Frame 1 (no input): blank canvas, image omitted
Frame 60 (the mouse pressed at the canvas centre just before this capture): blank canvas, image omitted
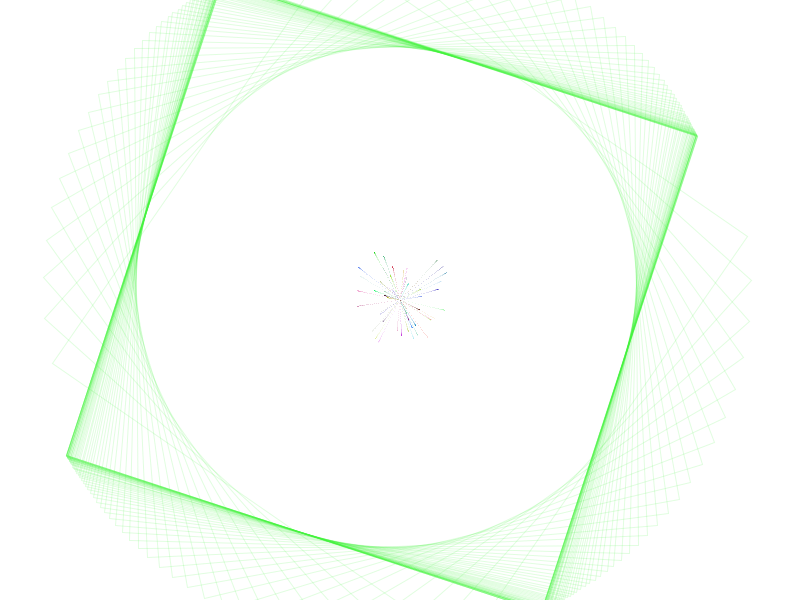
Frame 120 (the mouse held since frame 60 and released just before this capture)

The Processing sketch whose frames 1 and 60 were blank and that drew this single picture after the mouse press (run headless with seeded random() and noise(); from frame 60 on, the mouse is pressed at the canvas centre):

// Processing sketch: processing_78360
// ── processing_78360.pde

Retangulo retangulos[];
int quantosRetangulos = 0;

void setup() {
  
  size(800, 600);
  background(255);
  
  retangulos = new Retangulo[100000];
  
}

void draw() {
  //background(0);
  //ellipse(mouseX,mouseY,800*sin (millis()/1000.0 ), 800*sin( millis()/1000.0) );
  
  for (int i = 0; i < quantosRetangulos; i++) {
    retangulos[i].desenha();
  } 
  
  if (mousePressed) {
    float velocidade = dist(mouseX, mouseY, pmouseX, pmouseY);
   
    Retangulo meuRetangulo = new Retangulo(velocidade);
   retangulos[quantosRetangulos] = meuRetangulo;
   quantosRetangulos = quantosRetangulos + 1;
    /*
    

    translate(mouseX, mouseY);
    rotate( random(PI) );

    stroke(random(255), random(234), random(234, 255), 100);
    strokeWeight(3);
    noFill();
    //fill(random(255),random(234),random(234,255), 100);
    rect(0-velocidade/2, 0 - velocidade/2, velocidade, velocidade );
    */
  }
}

class Retangulo {
  
  float x, y;
  float vx, vy;
  
  float tamanho;
  float ang, vang;
  
  color cor;
  
  Retangulo( float tam) {
    x = mouseX;
    y = mouseY;
    ang = random(0,PI);
    cor = color( random(255), random(255), random(255), 40 );
    tamanho = tam; 
    vang = random(-0.2,0.2);
    vx = random(-5,5);
    vy = random(-5,5);
    
  }
  
  void desenha() {
    pushMatrix();
    translate(x,y);
    ang = ang + vang;
    x = x + vx;
    y = y + vy;
    vx = vx * 0.9;
    vy = vy * 0.9;
    vang = vang * 0.9;
    
    rotate(ang);
    stroke(cor);
    noFill();
    rect( - tamanho/2, - tamanho/2, tamanho, tamanho);
    popMatrix();
  }
  
}
